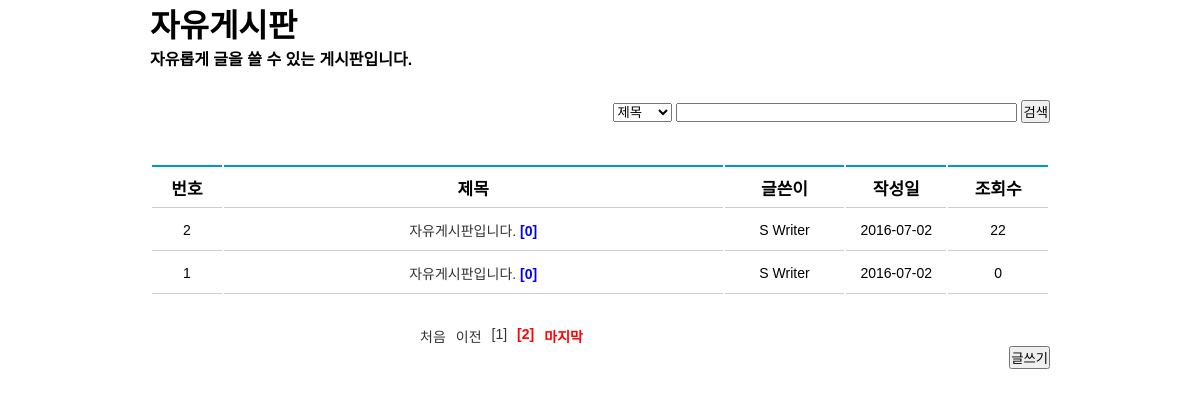
Screenshot of /?page=2 with the database file from the repository.
### tables this page shows
CREATE TABLE `board` (
  `idx` int(11) NOT NULL,
  `name` varchar(100) NOT NULL,
  `pw` varchar(100) NOT NULL,
  `title` varchar(100) NOT NULL,
  `content` text NOT NULL,
  `date` date NOT NULL,
  `hit` int(11) NOT NULL,
  `lock_post` int(11) NOT NULL,
  `file` varchar(100) NOT NULL
);

### db.php (called while the page is built, shortened)
<?php
	$db = new mysqli("localhost","web","1234","post_board");
	$db->set_charset("utf8");
	function mq($sql)
	{
		global $db;
		return $db->query($sql);
	}
?>

### index.php (the view, shortened to what this page needs)
<?php include  $_SERVER['DOCUMENT_ROOT']."/db.php"; ?>
<!doctype html>
<head>
  <link rel="stylesheet" type="text/css" href="/css/style.css"/>
</head>
<body>
  <div id="board_area">
	  <h1>자유게시판</h1>
	  <h4>자유롭게 글을 쓸 수 있는 게시판입니다.</h4>
<div id="search_box">
    <form action="/page/board/search_result.php" method="get">
      <select name="catgo">
        <option value="title">제목</option>
      </select>
      <input type="text" name="search" size="40" required="required" /> <button>검색</button>
    </form>
    </div>
	  <table class="list-table">
		  <thead>
			  <tr>
				  <th width="70">번호</th>
				  <th width="500">제목</th>
				  <th width="120">글쓴이</th>
				  <th width="100">작성일</th>
				  <th width="100">조회수</th>
			  </tr>
		  </thead>
	  <?php
		if(isset($_GET['page'])){
		$page = $_GET['page'];
		  }else{
			$page = 1;
		  }
			$sql = mq("select * from board");
			$row_num = mysqli_num_rows($sql);
			$list = 5;
			$block_ct = 5;
			$block_num = ceil($page/$block_ct);
			$block_start = (($block_num - 1) * $block_ct) + 1;
			$block_end = $block_start + $block_ct - 1;
			$total_page = ceil($row_num / $list);
			if($block_end > $total_page) $block_end = $total_page;
			$start_num = ($page-1) * $list;
			$sql2 = mq("select * from board order by idx desc limit $start_num, $list");
			while($board = $sql2->fetch_array()){
			$title=$board["title"];
			  $sql3 = mq("select * from reply where con_num='".$board['idx']."'");
			  $rep_count = mysqli_num_rows($sql3);
			?>
		  <tbody>
			  <tr>
				  <td width="70"><?php echo $board['idx']; ?></td>
				  <td width="500"><?php
			$lockimg = "<img src='/img/lock.png' alt='lock' title='lock' with='20' height='20' />";
		  if($board['lock_post']=="1")
		  { ?>
					  <a href='/page/board/ck_read.php?idx=<?php echo $board["idx"];?>'>
					  <?php echo $title, $lockimg;
		  }else{
			$boardtime = $board['date'];
			$timenow = date("Y-m-d");
		if($boardtime==$timenow){
		  $img = "<img src='/img/new.png' alt='new' title='new' />";
		}else{
		  $img ="";
		}  ?>
		<a href='/page/board/read.php?idx=<?php echo $board["idx"]; ?>'><?php echo $title; }?>
			<span class="re_ct">[<?php echo $rep_count; ?>]<?php echo $img; ?></span></a>
		</td>
		<td width="120"><?php echo $board['name']?></td>
		<td width="100"><?php echo $board['date']?></td>
		<td width="100"><?php echo $board['hit']; ?></td>
	</tr>
</tbody>
<?php } ?>
</table>
<div id="page_num">
	<ul>
		<?php
		if($page <= 1)
		{
		  echo "<li class='fo_re'>처음</li>";
		}else{
		  echo "<li><a href='?page=1'>처음</a></li>";
		}
		if($page <= 1)
		{
		}else{
		$pre = $page-1;
		  echo "<li><a href='?page=$pre'>이전</a></li>";
		}
		for($i=$block_start; $i<=$block_end; $i++){
		  if($page == $i){
			echo "<li class='fo_re'>[$i]</li>";
		  }else{
			echo "<li><a href='?page=$i'>[$i]</a></li>";
		  }
		}
		if($page >= $total_page){
		  echo "<li class='fo_re'>마지막</li>";
		}else{
		  echo "<li><a href='?page=$total_page'>마지막</a></li>";
		}
	  ?>
	</ul>
</div>
<div id="write_btn">
	<a href="/page/board/write.php"><button>글쓰기</button></a>
</div>
</div>
</body>
</html>

### css/style.css (style rules this page uses)
* { margin: 0 auto; padding: 0; font-family: 'Malgun gothic','Sans-Serif','Arial'; }
a { text-decoration: none; color:#333; }
ul li { list-style:none; }
#board_area { width: 900px; position: relative; }
.list-table { margin-top: 40px; }
.list-table thead th { height:40px; border-top:2px solid #09C; border-bottom:1px solid #CCC; font-weight: bold; font-size: 17px; }
.list-table tbody td { text-align:center; padding:10px 0; border-bottom:1px solid #CCC; height:20px; font-size: 14px }
#write_btn { position: absolute; margin-top:20px; right: 0; }
#page_num { font-size: 14px; margin-left: 260px; margin-top:30px; }
#page_num ul li { float: left; margin-left: 10px; text-align: center; }
.fo_re { font-weight: bold; color:red; }
.re_ct { font-weight:bold; color:blue; }
.fo_re { font-weight: bold; color:red; margin-left: 15px; }
#search_box { margin-top:30px; text-align: right; }

### rows the page displays
board: idx "2", title "자유게시판입니다.", rep_count "0", name "S Writer", date "2016-07-02", hit "22"
board: idx "1", title "자유게시판입니다.", rep_count "0", name "S Writer", date "2016-07-02", hit "0"
